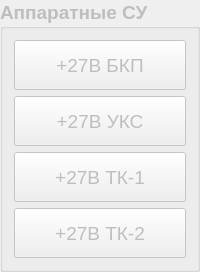
         <widget class="QGroupBox" name="groupBox">
          <property name="enabled">
           <bool>false</bool>
          </property>
          <property name="minimumSize">
           <size>
            <width>0</width>
            <height>0</height>
           </size>
          </property>
          <property name="maximumSize">
           <size>
            <width>16777215</width>
            <height>16777215</height>
           </size>
          </property>
          <property name="font">
           <font>
            <pointsize>14</pointsize>
            <weight>75</weight>
            <bold>true</bold>
           </font>
          </property>
          <property name="title">
           <string>Аппаратные СУ</string>
          </property>
          <layout class="QGridLayout" name="gridLayout_2">
           <item row="3" column="1">
            <widget class="QPushButton" name="bOpenTK2">
             <property name="minimumSize">
              <size>
               <width>0</width>
               <height>50</height>
              </size>
             </property>
             <property name="maximumSize">
              <size>
               <width>16777215</width>
               <height>16777215</height>
              </size>
             </property>
             <property name="font">
              <font>
               <pointsize>14</pointsize>
               <weight>50</weight>
               <bold>false</bold>
              </font>
             </property>
             <property name="text">
              <string>+27В ТК-2</string>
             </property>
            </widget>
           </item>
           <item row="1" column="1">
            <widget class="QPushButton" name="bUUKS">
             <property name="minimumSize">
              <size>
               <width>0</width>
               <height>50</height>
              </size>
             </property>
             <property name="maximumSize">
              <size>
               <width>16777215</width>
               <height>16777215</height>
              </size>
             </property>
             <property name="font">
              <font>
               <pointsize>14</pointsize>
               <weight>50</weight>
               <bold>false</bold>
              </font>
             </property>
             <property name="text">
              <string>+27В УКС</string>
             </property>
            </widget>
           </item>
           <item row="2" column="1">
            <widget class="QPushButton" name="bOpenTK1">
             <property name="minimumSize">
              <size>
               <width>0</width>
               <height>50</height>
              </size>
             </property>
             <property name="maximumSize">
              <size>
               <width>16777215</width>
               <height>16777215</height>
              </size>
             </property>
             <property name="font">
              <font>
               <pointsize>14</pointsize>
               <weight>50</weight>
               <bold>false</bold>
              </font>
             </property>
             <property name="text">
              <string>+27В ТК-1</string>
             </property>
            </widget>
           </item>
           <item row="0" column="1">
            <widget class="QPushButton" name="pushButton_2">
             <property name="minimumSize">
              <size>
               <width>0</width>
               <height>50</height>
              </size>
             </property>
             <property name="maximumSize">
              <size>
               <width>16777215</width>
               <height>16777215</height>
              </size>
             </property>
             <property name="font">
              <font>
               <pointsize>14</pointsize>
               <weight>50</weight>
               <bold>false</bold>
              </font>
             </property>
             <property name="text">
              <string>+27В БКП</string>
             </property>
             <property name="checkable">
              <bool>true</bool>
             </property>
            </widget>
           </item>
          </layout>
         </widget>
